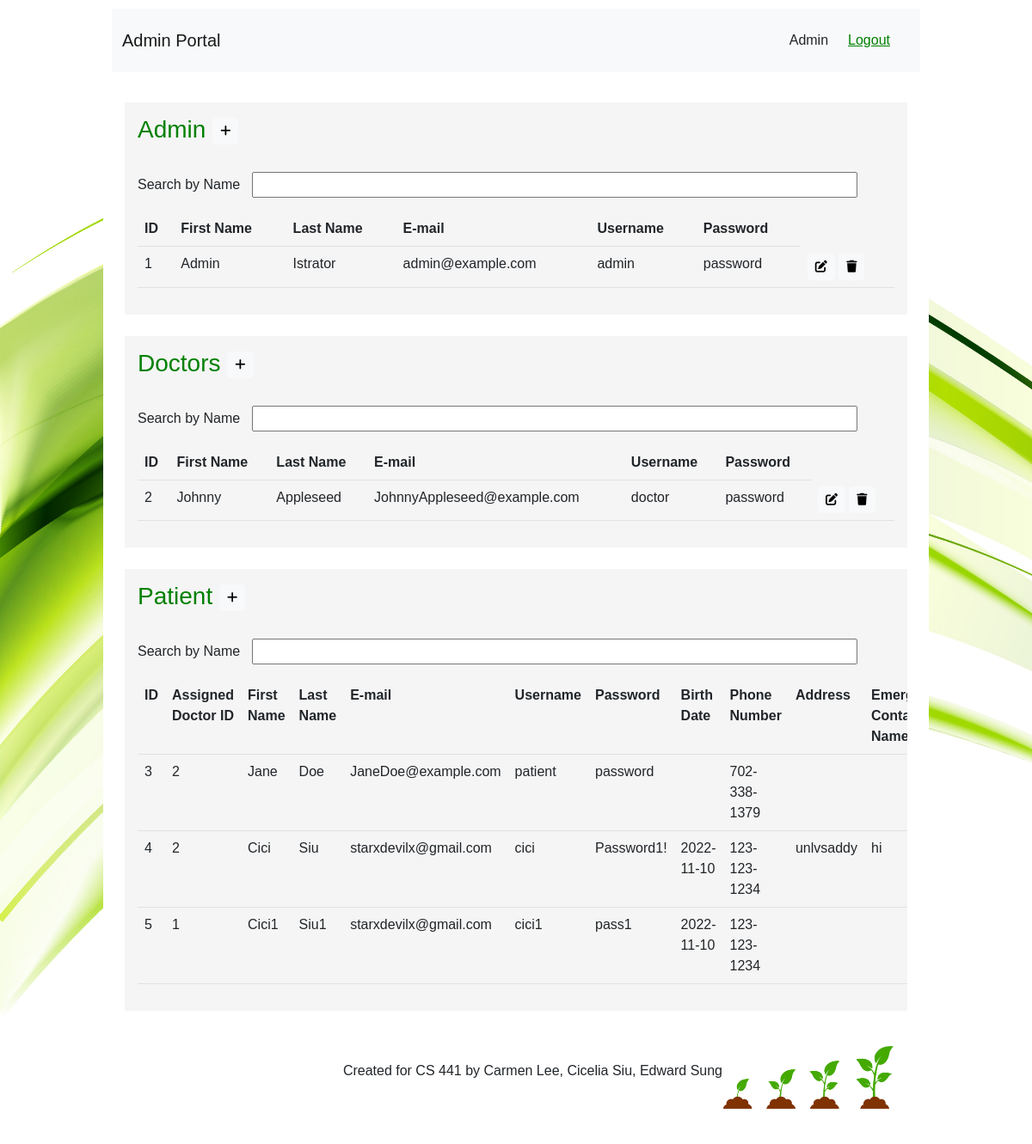
The page /html/admin/adminPortal.php (signed in) on the database as committed earlier.
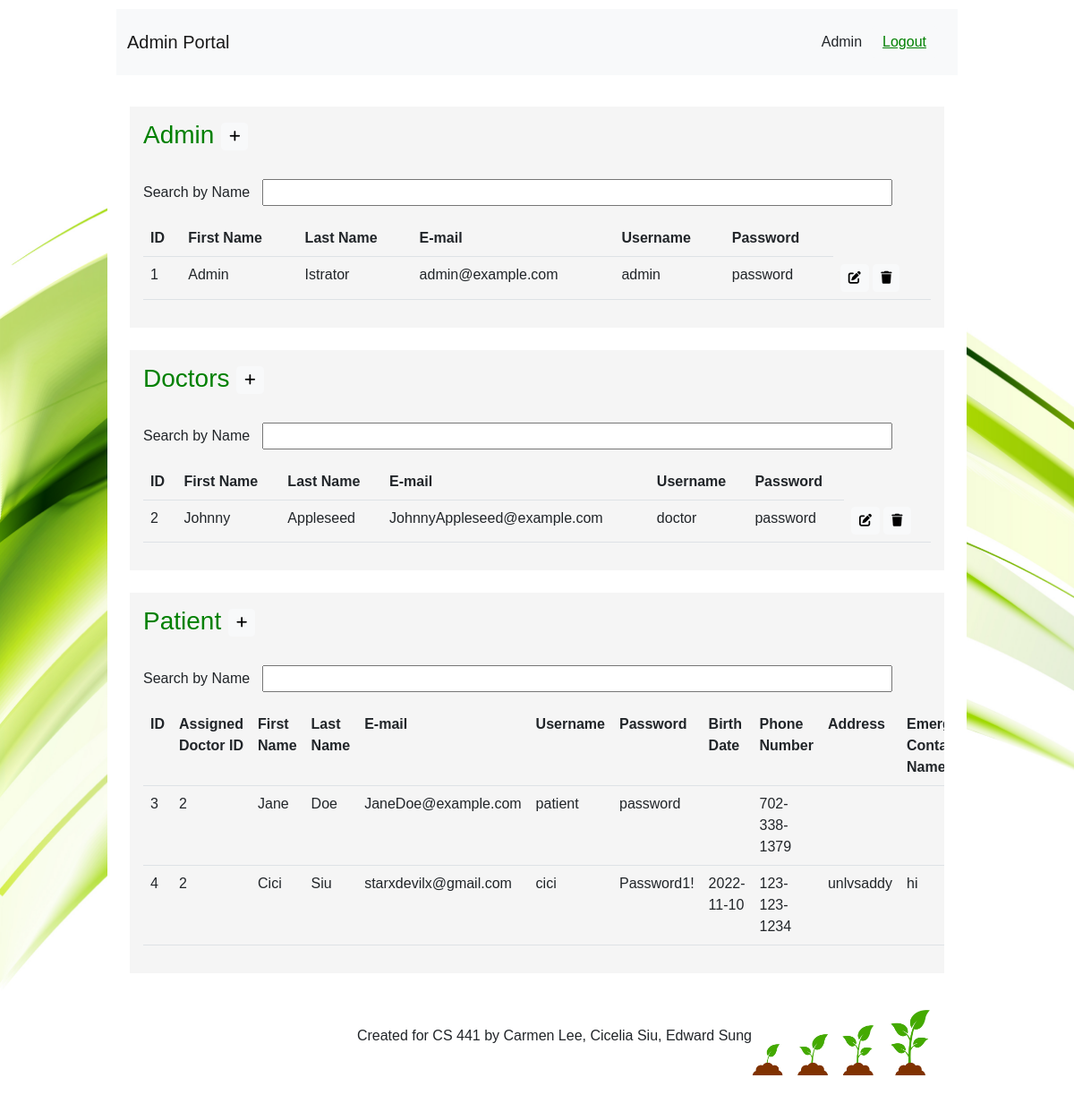
The same page on the database as committed later.
### tables this page shows
CREATE TABLE `Users` (
  `id` int(11) UNSIGNED NOT NULL,
  `first_name` varchar(255) DEFAULT NULL,
  `last_name` varchar(255) DEFAULT NULL,
  `email` varchar(255) DEFAULT NULL,
  `userpassword` varchar(64) NOT NULL,
  `role` enum('ADMIN','DOCTOR','PATIENT') DEFAULT NULL,
  `username` varchar(255) NOT NULL,
  `assigned_doctorId` int(11) DEFAULT NULL,
  `birthdate` date DEFAULT NULL,
  `phone` varchar(255) DEFAULT NULL,
  `address` varchar(255) DEFAULT NULL,
  `emerCon_name` varchar(255) DEFAULT NULL,
  `emerCon_phone` varchar(255) DEFAULT NULL,
  `emerCon_relation` varchar(255) DEFAULT NULL
);

### html/admin/adminPortal.php (the view, shortened to what this page needs)
<!DOCTYPE html>
<html lang="en">
<head>
  <link href="https://cdn.jsdelivr.net/npm/bootstrap@5.2.2/dist/css/bootstrap.min.css" rel="stylesheet" />
  <link rel="stylesheet" href="../../css/style.css?v=<?php echo time(); ?>" />
</head>
<body>
  <?php
  $sessionFirstName = $_SESSION['sessionFirstName'];
  $sessionLastName = $_SESSION['sessionLastName'];
  ?>
  <div class="body">
    <header>
      <nav class="navbar navbar-expand-lg navbar-light bg-light justify-content-center nav-fill">
        <div class="container-fluid">
          <a class="navbar-brand mb-0 h1" href="adminPortal.php">Admin Portal</a>
          <div class="collapse navbar-collapse" id="navbarNavAltMarkup">
            <?php echo $sessionFirstName . " " . $sessionLastName; ?>
            <button type="button" class="btn btn-light logout-btn" style="float: right;"><a href="../logout.php">Logout</a></button>
          </div>
        </div>
      </nav>
    </header>
    <section style="overflow-x: scroll">
      <h3>
        Admin
        <button type="button" class="btn btn-light btn-sm" data-bs-toggle="modal" data-bs-target="#addAdminModal">
          <i class="fa-solid fa-plus"></i></a>
        </button>
      </h3>
      <br>
      <p>
        <label for="username">Search by Name &nbsp</label>
        <input class="searchbar" type="text" id="myInput" onkeyup="myFunction()" placeholder="">
      </p>
      <table class="table table-hover" id="myTable">
        <tr class="header">
          <th>ID</th>
          <th>First Name</th>
          <th>Last Name</th>
          <th>E-mail</th>
          <th>Username</th>
          <th>Password</th>
        </tr>
        <?php
        $conn = new mysqli("localhost", "root", "", "pregnancy");
        $sql = "SELECT * FROM Users WHERE role = 'ADMIN' ";
        $result = $conn->query($sql);
        while ($row = $result->fetch_assoc()) {
          echo "
          <tr>
            <td>" . $row['id'] . "</td>
            <td>" . $row['first_name'] . "</td>
            <td>" . $row['last_name'] . "</td>
            <td>" . $row['email'] . "</td>
            <td>" . $row['username'] . "</td>
            <td>" . $row['userpassword'] . "</td>
            <td>
              <a href='adminEditAdmin.php?a=" . $row['id'] . "' class='btn btn-light btn-sm' title='Edit'><i class='fa-solid fa-pen-to-square'></i></a>
              <a href='adminDeleteAdmin.php?a=" . $row['id'] . "' class='btn btn-light btn-sm' title='Delete'><i class='fa-solid fa-trash'></i></a>
            </td>
          </tr>
          ";
        }
        ?>
      </table>
    </section>
    <section style="overflow-x: scroll">
      <h3>
        Doctors
        <button type="button" class="btn btn-light btn-sm" data-bs-toggle="modal" data-bs-target="#addDoctorModal">
          <i class="fa-solid fa-plus"></i></a>
        </button>
      </h3>
      <br>
      <p>
        <label for="username">Search by Name &nbsp</label>
        <input class="searchbar" type="text" id="myInput" onkeyup="myFunction()" placeholder="">
      </p>
      <table class="table table-hover" id="myTable2">
        <tr>
          <th>ID</th>
          <th>First Name</th>
          <th>Last Name</th>
          <th>E-mail</th>
          <th>Username</th>
          <th>Password</th>
        </tr>
        <?php
        $conn = new mysqli("localhost", "root", "", "pregnancy");
        $sql = "SELECT * FROM Users WHERE role = 'DOCTOR' ";
        $result = $conn->query($sql);
        while ($row = $result->fetch_assoc()) {
          echo "
          <tr>
            <td>" . $row['id'] . "</td>
            <td>" . $row['first_name'] . "</td>
            <td>" . $row['last_name'] . "</td>
            <td>" . $row['email'] . "</td>
            <td>" . $row['username'] . "</td>
            <td>" . $row['userpassword'] . "</td>
            <td>
              <a href='adminEditDoctor.php?a=" . $row['id'] . "' class='btn btn-light btn-sm' title='Edit'><i class='fa-solid fa-pen-to-square'></i></a>
              <a href='adminDeleteDoctor.php?a=" . $row['id'] . "' class='btn btn-light btn-sm' title='Delete'><i class='fa-solid fa-trash'></i></a>
            </td>
          </tr>
          ";
        }
        ?>
      </table>
    </section>
    <section style="overflow-x: scroll">
      <h3>
        Patient
        <button type="button" class="btn btn-light btn-sm" data-bs-toggle="modal" data-bs-target="#addPatientModal">
          <i class="fa-solid fa-plus"></i></a>
        </button>
      </h3>
      <br>
      <p>
        <label for="username">Search by Name &nbsp</label>
        <input class="searchbar" type="text" id="myInput" onkeyup="myFunction()" placeholder="">
      </p>
      <table class="table table-hover " id="myTable3">
        <tr>
          <th>ID</th>
          <th>Assigned Doctor ID</th>
          <th>First Name</th>
          <th>Last Name</th>
          <th>E-mail</th>
          <th>Username</th>
          <th>Password</th>
          <th>Birth Date</th>
          <th>Phone Number</th>
          <th>Address</th>
          <th>Emergency Contact Name</th>
        </tr>
        <?php
        $conn = new mysqli("localhost", "root", "", "pregnancy");
        $sql = "SELECT * FROM Users WHERE role = 'PATIENT' ";
        $result = $conn->query($sql);
        while ($row = $result->fetch_assoc()) {
          echo "
          <tr>
            <td>" . $row['id'] . "</td>
            <td>" . $row['assigned_doctorId'] . "</td>
            <td>" . $row['first_name'] . "</td>
            <td>" . $row['last_name'] . "</td>
            <td>" . $row['email'] . "</td>
            <td>" . $row['username'] . "</td>
            <td>" . $row['userpassword'] . "</td>
            <td>" . $row['birthdate'] . "</td>
            <td>" . $row['phone'] . "</td>
            <td>" . $row['address'] . "</td>
            <td>" . $row['emerCon_name'] . "</td>
            <td>" . $row['emerCon_phone'] . "</td>
            <td>" . $row['emerCon_relation'] . "</td>
            <td>
              <a href='adminEditPatient.php?a=" . $row['id'] . "' class='btn btn-light btn-sm' title='Edit'><i class='fa-solid fa-pen-to-square'></i></a>
              <a href='adminDeletePatient.php?a=" . $row['id'] . "' class='btn btn-light btn-sm' title='Delete'><i class='fa-solid fa-trash'></i></a>
            </td>
          </tr>
          ";
        }
        ?>
      </table>
    </section>
    <section class="footer d-flex align-self-center">
      <p>
        Created for CS 441 by Carmen Lee, Cicelia Siu, Edward Sung
      </p>
      <img id="footer-img" src="../../imgs/sprout.jpg" alt="Sprout!">
    </section>
</body>
</html>

### css/style.css (style rules this page uses)
body { font-family: 'Noto Sans JP', sans-serif; background-image: url("../imgs/login-bg.jpg"); background-size:cover; background-repeat:no-repeat; background-attachment: fixed; display: flex; justify-content: center; align-items: center; }
header { background-color: white; padding: 10px; text-align: center; }
.body { background-color: white; width: 80%; min-width: 40vw; max-width: 80vw; min-height: 100vh; }
section { background-color: whitesmoke; margin: 25px; padding: 15px; }
.searchbar { width: 80%; }
.footer { background-color: white; text-align: right; display: flex; justify-content: right; align-items: center; }
#footer-img { width:200px; }
a, h3 { color: green; }
.logout-btn { margin: 10px; }

Rows that differ between the two databases and show on the page:
removed users: id "5", assigned_doctorId "1", first_name "Cici1", last_name "Siu1", email "starxdevilx@gmail.com", username "cici1", userpassword "pass1", birthdate "2022-11-10", phone "123-123-1234", shown under "Patient"
